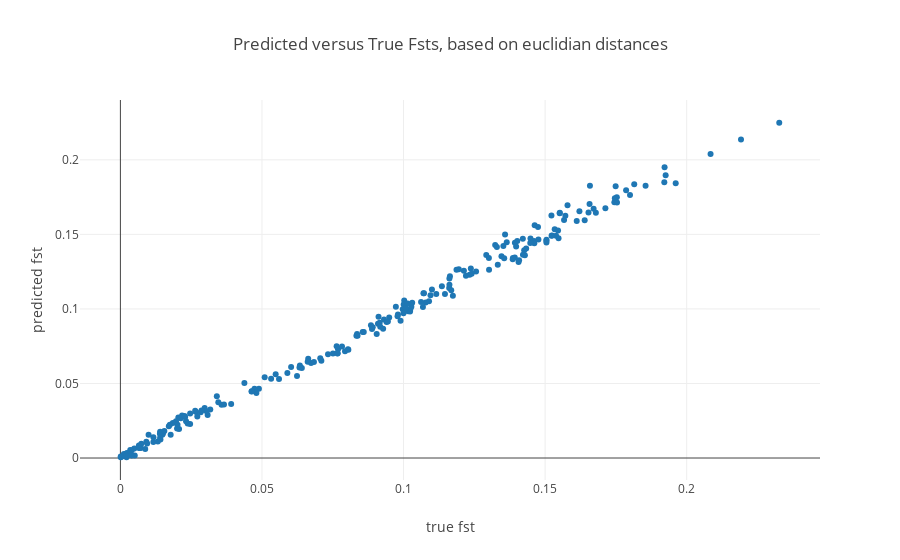

Notebook source saved alongside this figure:
### Markdown cell above
## IV. Data analysis


We will first confirm that our prediction of genetic distances from PCA euclidian distances is reasonable.

### Code cell
## lm fit
## lm_fit
Size= gen_data.shape[1]
fst_lm_range= [.02,.3]

Lindexes= [x for x in range(len(lengths_vector)) if lengths_vector[x] == Size and fst_store[x] >= fst_lm_range[0] and fst_store[x] <= fst_lm_range[1]]
y_true= [np.log(biased_pairwise[x]) for x in Lindexes]
m_coeff,b= np.polyfit(y_true,[np.log(fst_store[x]) for x in Lindexes],1)



if Predict:
    fig_data= [go.Scatter(
        x= [x for x in fst_store],
        y= [x for x in predicted],
        mode= 'markers'
        )
    ]

    layout = go.Layout(
        title= 'Predicted versus True Fsts, based on euclidian distances',
        yaxis=dict(
            title='predicted fst'),
        xaxis=dict(
            title='true fst')
    )

    fig= go.Figure(data=fig_data, layout=layout)
    iplot(fig)
    
    m_coeff_II,b_II= np.polyfit([x for x in predicted],[x for x in fst_store],1)

### Figure 1 — Plotly figure (JSON) as saved in the notebook; plotly's stock layout.template omitted (floating-point values rounded to 4 significant figures; data arrays with more than 128 entries replaced by an {"elided": "..."} marker saying what was removed)
{"data": [{"mode": "markers", "type": "scatter", "x": {"elided": "231 float values"}, "y": {"elided": "231 float values"}}], "layout": {"title": "Predicted versus True Fsts, based on euclidian distances", "xaxis": {"title": "true fst"}, "yaxis": {"title": "predicted fst"}}}
